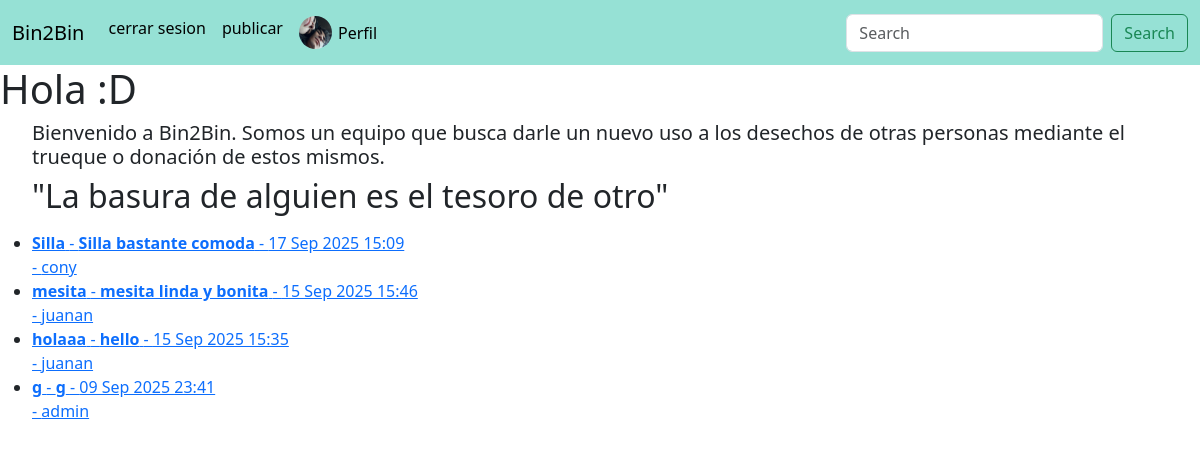
The app's page / (signed in), older data.
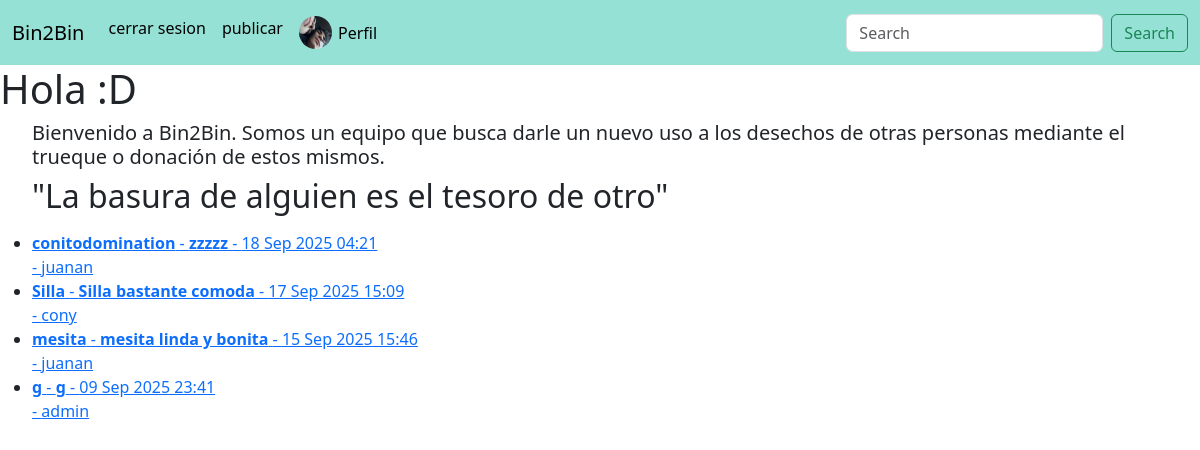
The same page, newer data.
### publi/models.py (models this page shows, shortened)
class publi(models.Model):
    titulo = models.CharField(max_length=100)
    descripcion = models.TextField(blank=True)
    creacion = models.DateTimeField(auto_now_add=True)
    usuario = models.ForeignKey(User, on_delete=models.CASCADE)

### user/views.py (the view)
# urls.py: path('', views.hola, name = 'hola'),
def hola(request):
    if request.method == 'POST':
        logout(request)
        return redirect('hola')
    else:
        try:
            img_obj = get_object_or_404(user_img, usuario=request.user.id)
            publicaciones = publi.objects.all().order_by("-creacion")
            return render(request, 'hola.html', {'imagen':img_obj, 'publicaciones':publicaciones})
        except:
            publicaciones = publi.objects.all().order_by("-creacion")
            return render(request, 'hola.html', {'publicaciones': publicaciones})

### user/templates/hola.html (shortened to what this page needs)
<!DOCTYPE html>
{% load static %}
<html lang="es">
<head>
    <link rel="stylesheet" href="https://cdn.jsdelivr.net/npm/bootstrap@5.3.8/dist/css/bootstrap.min.css">
</head>
<body>
    <nav class="navbar navbar-expand-lg" style="background-color: #1abea374;" data-bs-theme="light">
        <div class="container-fluid">
            <a class="navbar-brand" href="/">Bin2Bin</a>
            <div class="collapse navbar-collapse" id="navbarSupportedContent">
                <ul class="navbar-nav me-auto mb-2 mb-lg-0">
                    {% if user.is_authenticated %}
                        {% if request.path != "/publicar/" %}
                            {% if request.path != "/perfil/" %}
                                <li class="nav-item">
                                    <a href="/logout" class="nav-link active">cerrar sesion</a>
                                </li>
                                <li class="nav-item">
                                    <a href="/publicar" class="nav-link active">publicar</a>
                                </li>
                                <li class="nav-item">
                                    <a href="/perfil" class="nav-link active d-flex align-items-center">
                                        <img src="{{imagen.imagen.url}}"
                                            alt="Foto de perfil"
                                            width="33"
                                            height="33"
                                            style="border-radius: 50%; margin-right: 6px;">
                                        Perfil
                                    </a>
                                </li>
                            {% endif %}
                        {% endif %}
                    {% endif %}
                </ul>
                <form class="d-flex" role="search">
                    <input class="form-control me-2" type="search" placeholder="Search" aria-label="Search"/>
                    <button class="btn btn-outline-success" type="submit">Search</button>
                </form>
            </div>
        </div>
    </nav>
    {% block content %}
        {% load static %}
        <h1>Hola :D</h1>
        <ul>
            <h5>Bienvenido a Bin2Bin. Somos un equipo que busca darle un nuevo uso a los desechos de otras personas mediante el trueque o donación de estos mismos.</h5>
            <h2>"La basura de alguien es el tesoro de otro"</h2>
        </ul>
        <ul>
            {% for pub in publicaciones %}
                <li>
                    <a href="{% url 'post' pub.id %}">
                        <strong>{{ pub.titulo }}</strong> - <strong>{{ pub.descripcion}}</strong> - {{ pub.creacion|date:"d M Y H:i" }} <br> - {{ pub.usuario }}
                    </a>
                </li>
            {% empty %}
                <li>No has publicado nada todavía.</li>
            {% endfor %}
        </ul>
    {% endblock %}
</body>
</html>

Row changes from the older to the newer data that the page shows:
removed publi: titulo "holaaa", descripcion "hello", creacion "15 Sep 2025 15:35", usuario "juanan"
added publi: titulo "conitodomination", descripcion "zzzzz", creacion "18 Sep 2025 04:21", usuario "juanan"
